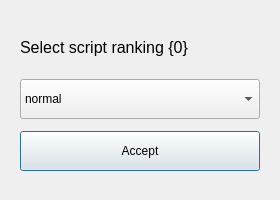
<?xml version="1.0" encoding="UTF-8"?>
<ui version="4.0">
 <class>FavDialog</class>
 <widget class="QDialog" name="FavDialog">
  <property name="geometry">
   <rect>
    <x>0</x>
    <y>0</y>
    <width>280</width>
    <height>200</height>
   </rect>
  </property>
  <property name="minimumSize">
   <size>
    <width>280</width>
    <height>200</height>
   </size>
  </property>
  <property name="maximumSize">
   <size>
    <width>280</width>
    <height>200</height>
   </size>
  </property>
  <property name="windowTitle">
   <string>Ranking</string>
  </property>
  <property name="windowIcon">
   <iconset>
    <normaloff>../resources/nmap-logo-small.png</normaloff>../resources/nmap-logo-small.png</iconset>
  </property>
  <layout class="QGridLayout" name="gridLayout">
   <property name="leftMargin">
    <number>20</number>
   </property>
   <property name="topMargin">
    <number>0</number>
   </property>
   <property name="rightMargin">
    <number>20</number>
   </property>
   <property name="bottomMargin">
    <number>20</number>
   </property>
   <property name="spacing">
    <number>5</number>
   </property>
   <item row="4" column="0">
    <widget class="QPushButton" name="accept_btn">
     <property name="minimumSize">
      <size>
       <width>0</width>
       <height>40</height>
      </size>
     </property>
     <property name="text">
      <string>Accept</string>
     </property>
    </widget>
   </item>
   <item row="2" column="0">
    <widget class="QLabel" name="fav_label">
     <property name="minimumSize">
      <size>
       <width>0</width>
       <height>60</height>
      </size>
     </property>
     <property name="maximumSize">
      <size>
       <width>16777215</width>
       <height>40</height>
      </size>
     </property>
     <property name="font">
      <font>
       <pointsize>12</pointsize>
      </font>
     </property>
     <property name="lineWidth">
      <number>1</number>
     </property>
     <property name="text">
      <string>Select script ranking {0}</string>
     </property>
     <property name="alignment">
      <set>Qt::AlignLeading|Qt::AlignLeft|Qt::AlignVCenter</set>
     </property>
     <property name="wordWrap">
      <bool>true</bool>
     </property>
    </widget>
   </item>
   <item row="3" column="0">
    <widget class="QComboBox" name="ranking_cb">
     <property name="minimumSize">
      <size>
       <width>0</width>
       <height>40</height>
      </size>
     </property>
     <property name="iconSize">
      <size>
       <width>65</width>
       <height>22</height>
      </size>
     </property>
     <item>
      <property name="text">
       <string>normal</string>
      </property>
      <property name="icon">
       <iconset>
        <normaloff>../resources/normal.png</normaloff>../resources/normal.png</iconset>
      </property>
     </item>
     <item>
      <property name="text">
       <string>great</string>
      </property>
      <property name="icon">
       <iconset>
        <normaloff>../resources/great.png</normaloff>../resources/great.png</iconset>
      </property>
     </item>
     <item>
      <property name="text">
       <string>super great</string>
      </property>
      <property name="icon">
       <iconset>
        <normaloff>../resources/super-great.png</normaloff>../resources/super-great.png</iconset>
      </property>
     </item>
    </widget>
   </item>
  </layout>
 </widget>
 <resources/>
 <connections>
  <connection>
   <sender>accept_btn</sender>
   <signal>clicked()</signal>
   <receiver>FavDialog</receiver>
   <slot>save_result()</slot>
   <hints>
    <hint type="sourcelabel">
     <x>139</x>
     <y>150</y>
    </hint>
    <hint type="destinationlabel">
     <x>139</x>
     <y>99</y>
    </hint>
   </hints>
  </connection>
 </connections>
 <slots>
  <slot>save_result()</slot>
 </slots>
</ui>
